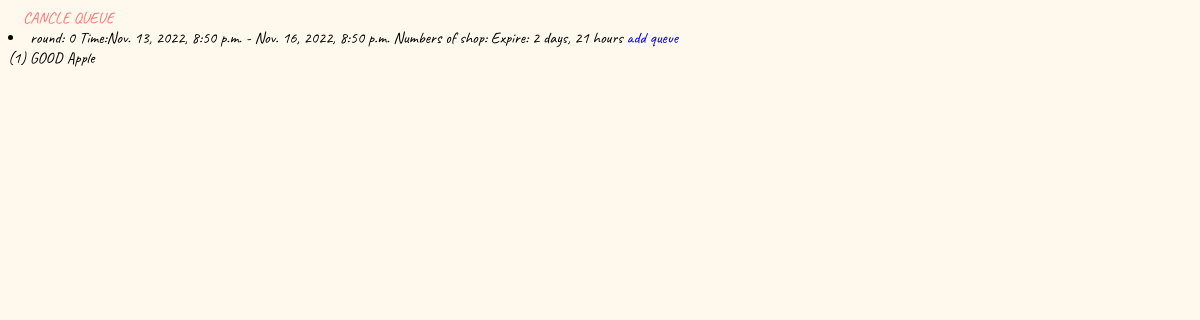
Page /myshop/shop/1/queue/ on the earlier database version.
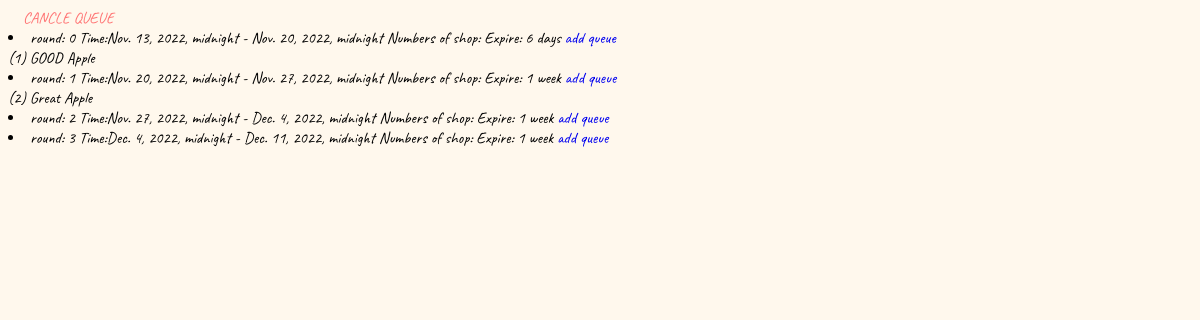
Same page on the later database version.
### myshop/models.py (models this page shows)
class round(models.Model):
    shop = models.ManyToManyField(shop_detail, blank=True, related_name = "addqueue")
    round_queue = models.IntegerField(default = 0)
    numshop = models.IntegerField(default = 0)
    expire = models.DateTimeField(null=True)
    start = models.DateTimeField(null=True)
    def __str__(self):
        return f"round: {self.round_queue}"

class shop_detail(models.Model):
    seller_id = models.ForeignKey(seller_detail, on_delete=models.CASCADE, related_name = "shop", null=True)
    name = models.CharField(max_length=64)
    category = models.CharField(max_length=10, null=True)
    in_interact = models.CharField(max_length=100, null=True)
    ex_interact = models.CharField(max_length=64, null=True)
    payment = models.CharField(max_length=100, null=True)
    def __str__(self):
        return f"({self.id}) {self.name}"

### myshop/views.py (the view)
# urls.py: path('shop/<int:shop_id>/queue/', views.queue, name='queue'),
def queue(request, shop_id):
    s = shop_detail.objects.get(pk=shop_id)
    allr = round.objects.filter().order_by('round_queue')
    found = round.objects.all().exists()
    if not found:
        new_r= round(round_queue = 0)
        new_r.save()
    return render(request, "myshop/queue.html", {
            "shop":  s,
            "round": allr,
        })

### myshop/templates/myshop/queue.html (shortened to what this page needs)
{% extends "myshop/layout_shop.html" %}
{% block body%}
    <div>
        <a href="{% url 'delqueue' shop.id %}" class="delqueue"
        onclick="
                if (confirm('Are you sure to cancle queue?')){
                    return true;
                }
                else{
                    event.stopPropagation();
                    event.preventDefault();
                };">CANCLE QUEUE</a>
        {% for r in round %}
            <li>
            {% if r.round_queue == 0 %}
            {{ r }} Time:{{ r.start }} - {{ r.expire }} Numbers of shop: {{ r.bumber }} Expire: {{ r.expire|timeuntil }}
            {% else %}
            {{ r }} Time:{{ r.start }} - {{ r.expire }} Numbers of shop: {{ r.bumber }} Expire: {{ r.expire|timeuntil:r.start }}
            {% endif %}
            <a href="{% url 'addqueue' shop.id r.id %}">add queue</a> <br>
            {% for s in r.shop.all %}
                {{ s }}<br>
            {% endfor %}
            </li>
        {% endfor %}
    </div>
{% endblock %}

Differences in the rows shown:
changed round "round: 0": start "Nov. 13, 2022, 8:50 p.m." → "Nov. 13, 2022, midnight"; expire "Nov. 16, 2022, 8:50 p.m." → "Nov. 20, 2022, midnight"; expire "2 days, 21 hours" → "6 days"
added round: round_queue "round: 1", start "Nov. 20, 2022, midnight", expire "Nov. 27, 2022, midnight", expire "1 week"
added shop_detail: id+name "(2) Great Apple", shown under "round: 1"
added round: round_queue "round: 2", start "Nov. 27, 2022, midnight", expire "Dec. 4, 2022, midnight", expire "1 week"
added round: round_queue "round: 3", start "Dec. 4, 2022, midnight", expire "Dec. 11, 2022, midnight", expire "1 week"
